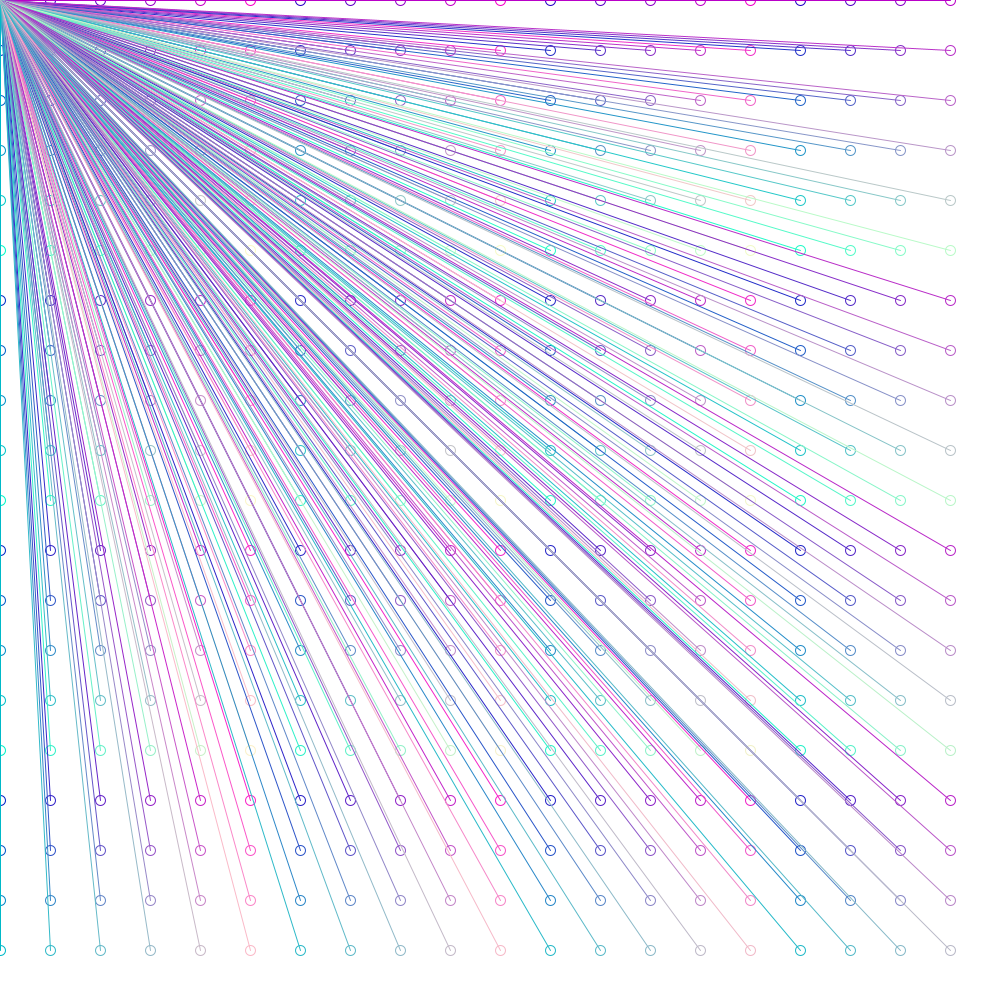
Frame 1 (no input)
Frame 60 (the mouse pressed at the canvas centre just before this capture): identical to frame 1, image omitted
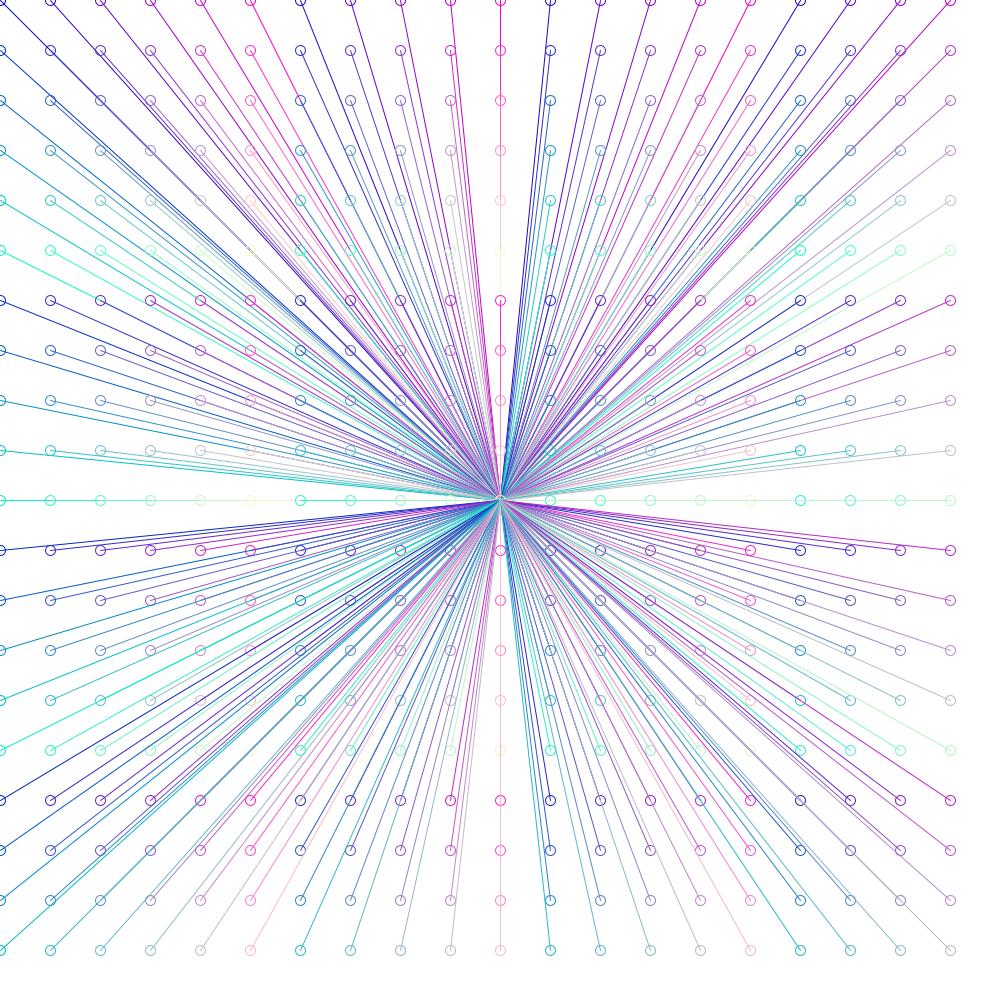
Frame 120 (the mouse held since frame 60 and released just before this capture)

The Processing sketch that drew these frames (run headless with seeded random() and noise(); from frame 60 on, the mouse is pressed at the canvas centre):

// Processing sketch: Practice_4_8
// ── Practice_4_8.pde
void setup(){
 size(1000,1000);
 noFill();
}
void draw(){
  background(255);
  for(int y=0;y<1000;y+=50){
    for(int x=0;x<1000;x+=50){
      stroke(x%255,y%255,200);
      ellipse(x,y,10,10);
      line(x,y,mouseX,mouseY);
    }
  }
}
